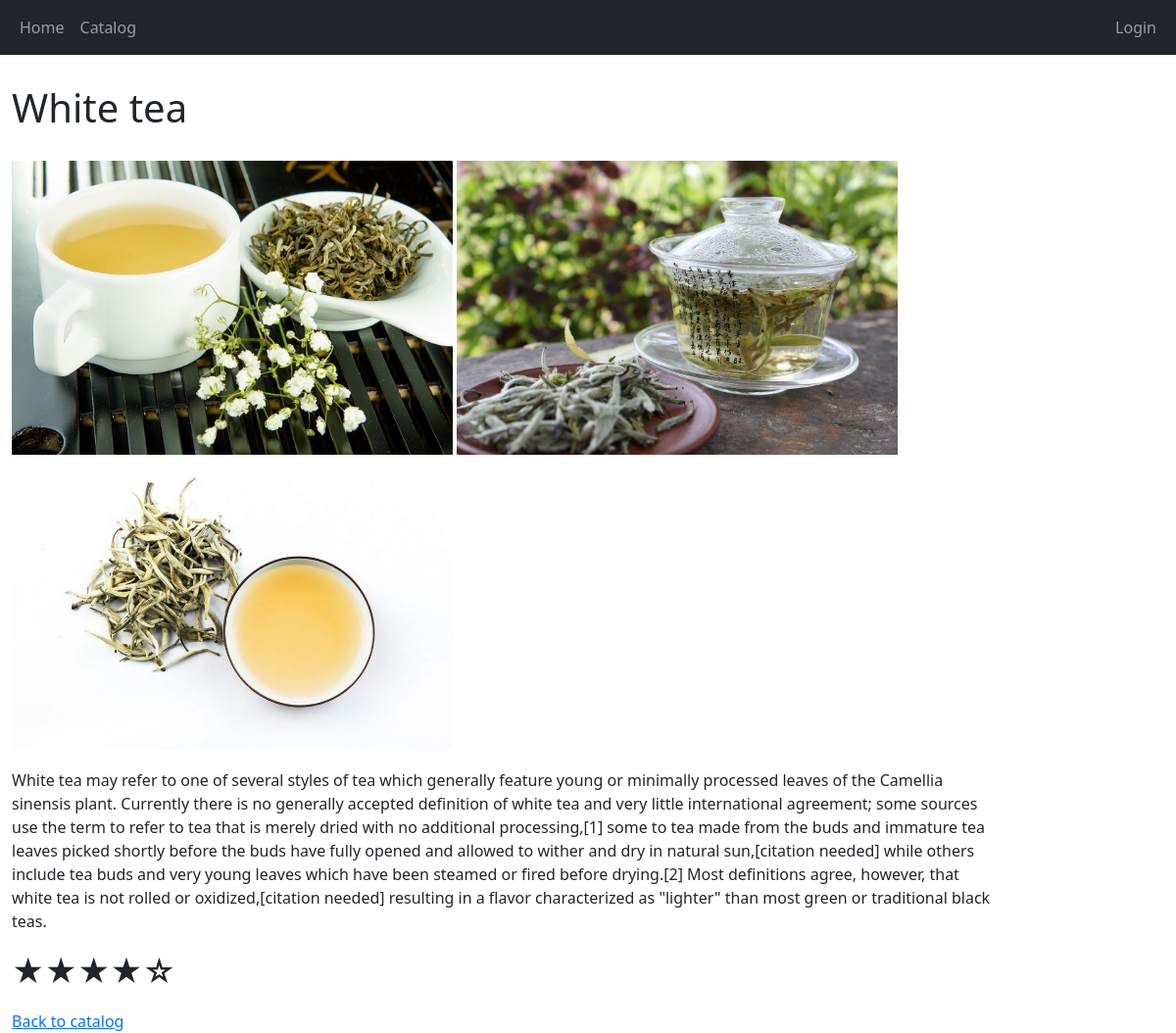
Screenshot of /whitetea/ with the database file from the repository.
### server/models.py (models this page shows, shortened)
class Product(models.Model):
    title = models.CharField("Название", max_length=255)
    price = models.IntegerField("Цена")
    description = models.TextField("Описание", default="")
    image = models.ImageField("Фотография", null=True, upload_to='products')
    image2 = models.ImageField("Фотография", null=True, upload_to='products')
    image3 = models.ImageField("Фотография", null=True, upload_to='products')
    reiting = models.FloatField("Рейтинг", default=0)
    class Meta:
        verbose_name = 'Товар'
        verbose_name_plural = 'Товары'

### server/views.py (the view)
# urls.py: path('whitetea/', views.whitetea),
def whitetea(request):
    product5 = Product.objects.get(id=7)
    return render(
        request,
        'server/tea/whitetea.html',
        context={
            'product5': product5
        }
    )

### cart/context_processors.py (called while the page is built)
def cart(request):
    return {'cart': Cart(request)}

### server/context_processors.py (called while the page is built)
def basket_items_count(request):
    if request.user.is_authenticated:
        return {
            "basket_items": Basket.objects.filter(client=request.user).count()
        }
    return {
            "basket_items": "0"
        }

### server/templates/server/tea/whitetea.html (shortened to what this page needs)
{% extends 'server/base.html' %}
{% block content %}
    <div>
        <h1>{{ product5.title }}</h1>
        <img src="{{ product5.image.url }}" alt="" width="400">
        <img src="{{ product5.image2.url }}" alt="" width="400">
        <img src="{{ product5.image3.url }}" alt="" width="400">
        <div id="text">
            <p>{{ product5.description }}</p>
        </div>
        <h2><p>&#9733;&#9733;&#9733;&#9733;&#9734;</p></h2>
         <a href="catalog/">Back to catalog</a>
    </div>
{% endblock %}

### server/templates/server/tea/whitetea.html (style rules this page uses)
#text { width: 1000px; }
img { height: 300px; width: 450px; }
p { margin-top: 20px; margin-bottom: 20px; }
h1 { margin-top: 30px; margin-bottom: 30px; }

### rows the page displays
Product: title "White tea", image (picture), image2 (picture), image3 (picture), description "White tea may refer to one of several styles of tea which generally feature young or minimally processed leaves of the Camellia sinensis plant. Currently there is no generally accepted definition of white tea and very little international agreement; some sources use the term to refer to tea that is merely dried with no additional processing,[1] some to tea made from the buds and immature tea leaves picked shortly before the buds have fully opened and allowed to wither and dry in natural sun,[citation needed] while others include tea buds and very young leaves which have been steamed or fired before drying.[2] Most definitions agree, however, that white tea is not rolled or…"
